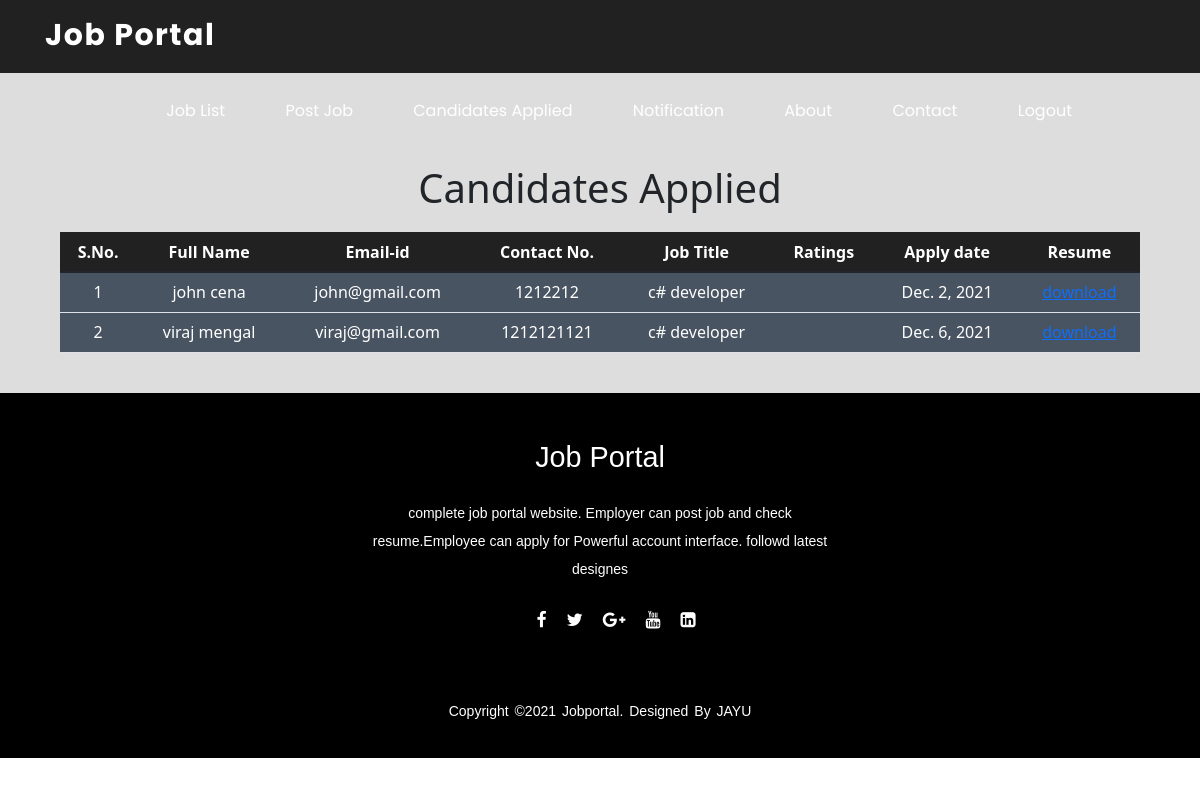
Page /candidates_applied (signed in) on the earlier database version.
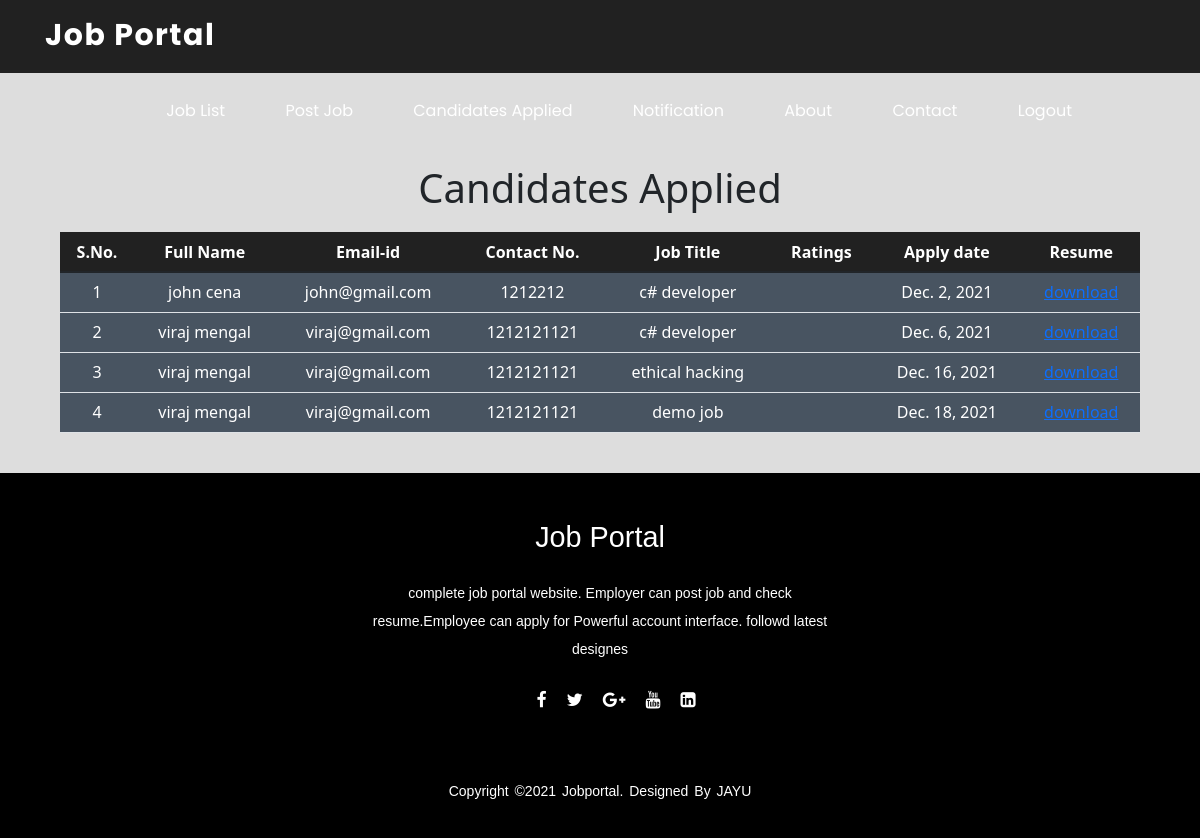
Same page on the later database version.
### job/models.py (models this page shows, shortened)
class Apply(models.Model):
    job = models.ForeignKey(jobs,on_delete=models.CASCADE)
    student=models.ForeignKey(job_seeker,on_delete=models.CASCADE)
    resume=models.FileField(null=True)
    applied_date=models.DateField()
    def __str__(self):
        return self.student.user.first_name

class job_seeker(models.Model):
    user = models.ForeignKey(User,on_delete=models.CASCADE)
    mobile=models.CharField(max_length=10)
    gender=models.CharField(max_length=20,null=True)
    experience=models.CharField(max_length=20,null=True)
    experience_cmp=models.CharField(max_length=20,null=True)
    type=models.CharField(max_length=20,null=True)

class jobs(models.Model):
    recruiter1 = models.ForeignKey(recruiter,on_delete=models.CASCADE)
    start_date=models.DateField()
    end_date=models.DateField()
    title=models.CharField(max_length=20)
    salary=models.FloatField(max_length=20)
    description=models.CharField(max_length=100)
    image=models.FileField()
    experience=models.CharField(max_length=100)
    location=models.CharField(max_length=20)
    skills=models.CharField(max_length=100)
    creation_date=models.DateField()

### job/views.py (the view)
# urls.py: path('candidates_applied',views.candidates_applied,name='candidates_applied'),
def candidates_applied(request):
    if not request.user.is_authenticated:
        return redirect('recruiter_login')
    user=request.user
    recruiter2=recruiter.objects.get(user=user)
    data=Apply.objects.all()
    print(data)
    rate=Rating.objects.all()
    print(rate)
    d={'data':data,'recruiter2':recruiter2,'rate':rate}
    return render(request,'job/candidates_applied.html',d)

### templates/job/candidates_applied.html (shortened to what this page needs)
{% extends 'job/recruiter_navigation.html' %}
{% load static %}
{% block content %}
<div class="bg1">
<div class="hedinglist">
<br>
<br>
<h2 style="text-align:center;font-size:40px;margin-top:-16px;">Candidates Applied </h2>
</div>
<div class="listing">
<table class="table table-hover" id="example" >
<thead>
<tr style="text-align:center;">
    <th>S.No.</th>
    <th>Full Name</th>
    <th>Email-id</th>
    <th>Contact No.</th>
    <th>Job Title</th>
    <th>Ratings</th>
    <th>Apply date</th>
    <th>Resume</th>
</tr>
</thead>
    <tbody>
        {% for i in data %}
        {% ifequal request.user.id i.job.recruiter1.user.id %}
            <tr style="background-color:#485461;text-align:center;">
                <td>{{forloop.counter}}</td>
                <td>{{i.student.user.first_name}} {{i.student.user.last_name}}</td>
                <td>{{i.student.user.username}}</td>
                <td>{{i.student.mobile}}</td>
                <td>{{i.job.title}}</td>
                <td>
                </td>
                <td>{{i.applied_date}}</td>
                <td><a href = "{{i.resume.url}}"> download </a></td>
            </tr>
            {%endifequal%}
        {%endfor%}
    </tbody>
</table>
<br>
</div>
</div>
{% endblock content %}

Differences in the rows shown:
added Apply: student.user.first_name "viraj", student.user.last_name "mengal", student.user.username "viraj@gmail.com", student.mobile "1212121121", job "ethical hacking", applied_date "Dec. 16, 2021"
added Apply: student.user.first_name "viraj", student.user.last_name "mengal", student.user.username "viraj@gmail.com", student.mobile "1212121121", job "demo job", applied_date "Dec. 18, 2021"
